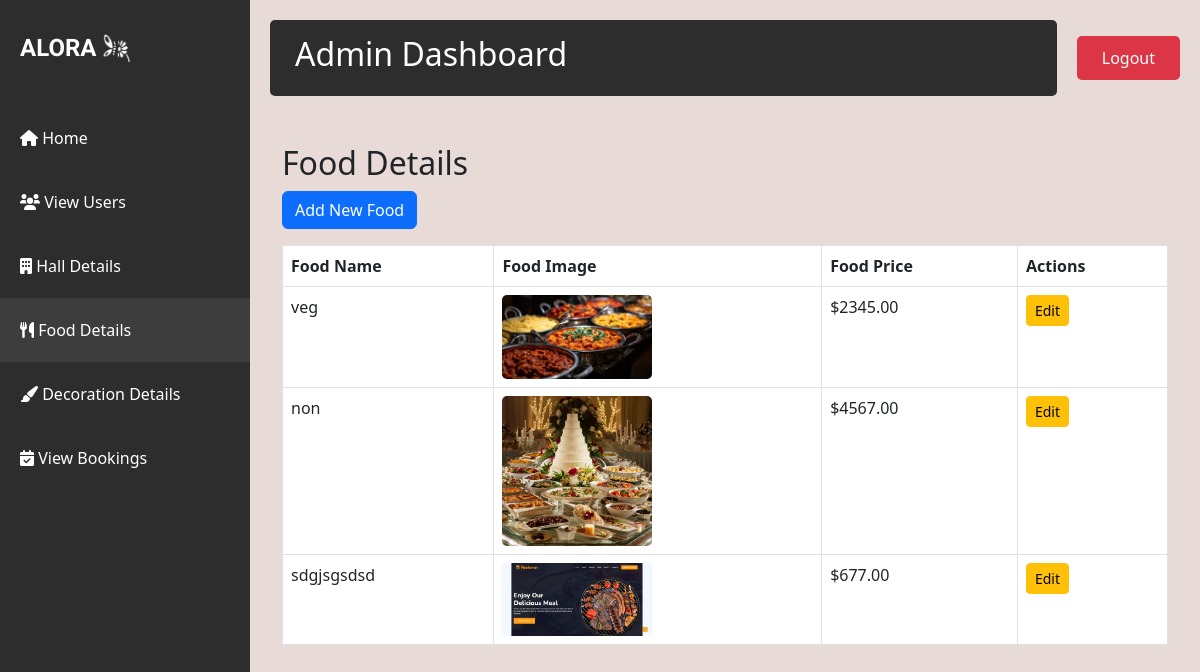
The app's page /food_details/ (signed in), older data.
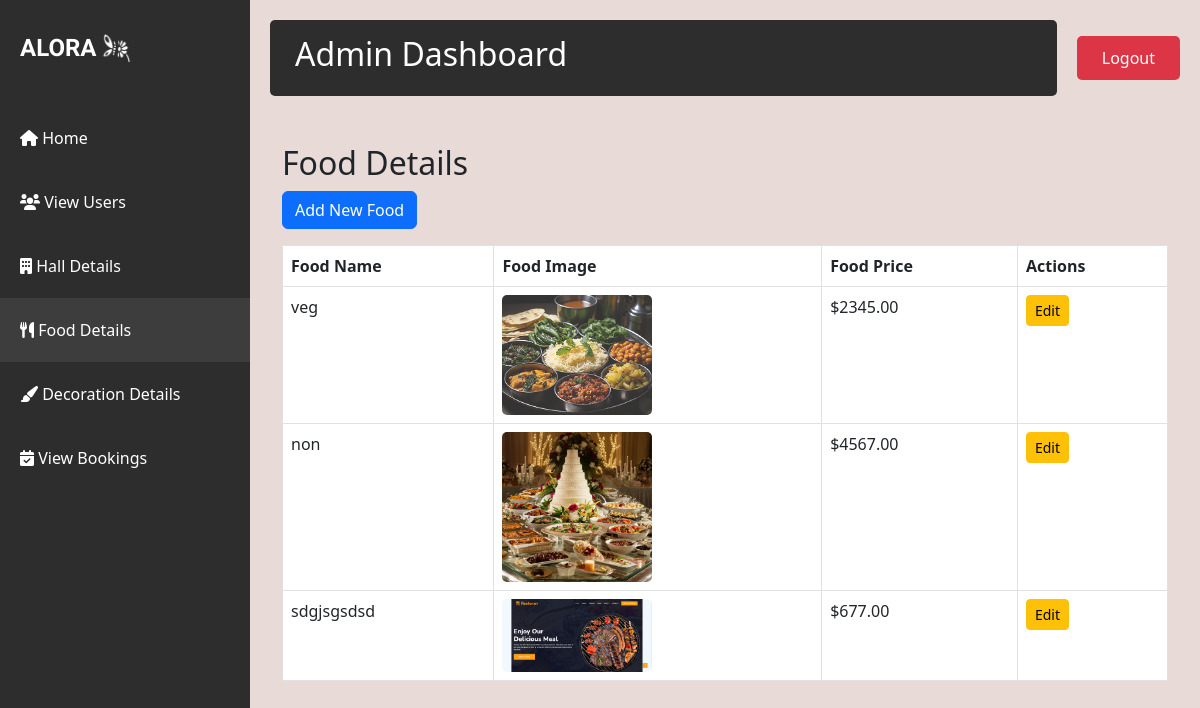
The same page, newer data.
### app/models.py (models this page shows)
class Food(models.Model):
    food_name=models.CharField(max_length=100,null=True)
    food_image=models.ImageField(upload_to='images/')
    food_price=models.DecimalField(max_digits=10,decimal_places=2)

### app/views.py (the view)
# urls.py: path('food_details/',views.food_details,name='food_details'),
@login_required(login_url='login')
def food_details(request):
    foods=Food.objects.all()
    return render(request,'food_details.html',{'foods':foods})

### templates/food_details.html (shortened to what this page needs)
<!DOCTYPE html>
<html lang="en">
<head>
    {% load static %}
    <link href="https://cdn.jsdelivr.net/npm/bootstrap@5.3.0/dist/css/bootstrap.min.css" rel="stylesheet">
    <link rel="stylesheet" href="https://cdnjs.cloudflare.com/ajax/libs/font-awesome/6.0.0-beta3/css/all.min.css">
</head>
<body>
    <div class="sidebar">
        <div class="logo-container">
            <div class="logo">ALORA</div>
            <img src="{% static 'alora_icon.png' %}" alt="Light Bulb" class="logo-image">
        </div>
        <nav class="nav flex-column">
            <a class="nav-link" href="{% url 'admin_dash' %}">
                <i class="fas fa-home"></i> Home
            </a>
            <a class="nav-link" href="{% url 'view_users' %}">
                <i class="fas fa-users"></i> View Users
            </a>
            <a class="nav-link" href="{% url 'hall_details' %}">
                <i class="fas fa-building"></i> Hall Details
            </a>
            <a class="nav-link active" href="{% url 'food_details' %}">
                <i class="fas fa-utensils"></i> Food Details
            </a>
            <a class="nav-link" href="{% url 'decoration_details' %}">
                <i class="fas fa-paint-brush"></i> Decoration Details
            </a>
            <a class="nav-link" href="{% url 'admin_view_booking' %}">
                <i class="fas fa-calendar-check"></i> View Bookings
            </a>
        </nav>
    </div>
    <div class="main-content">
        <div class="top-nav">
            <div class="welcome-section">
                <h2>Admin Dashboard</h2>
            </div>
            <a href="{% url 'logout' %}" class="logout-btn">Logout</a>
        </div>
        <div class="container mt-5">
            <h2>Food Details</h2>
            <a href="{% url 'add_food' %}" class="btn btn-primary mb-3">Add New Food</a>
            <table class="table table-bordered">
                <thead>
                    <tr>
                        <th>Food Name</th>
                        <th>Food Image</th>
                        <th>Food Price</th>
                        <th>Actions</th>
                    </tr>
                </thead>
                <tbody>
                    {% for food in foods %}
                    <tr>
                        <td>{{ food.food_name }}</td>
                        <td><img src="{{ food.food_image.url }}" alt="{{ food.food_name }}" class="food-image"></td>
                        <td>${{ food.food_price }}</td>
                        <td>
                            <a href="{% url 'update_food' food.id %}" class="btn btn-sm btn-warning">Edit</a>
                        </td>
                    </tr>
                    {% endfor %}
                </tbody>
            </table>
        </div>
    </div>
</body>
</html>

### templates/food_details.html (style rules this page uses)
body { background-color: #e8dad6; min-height: 100vh; }
.sidebar { background-color: #2d2d2d; color: white; min-height: 100vh; padding-top: 20px; position: fixed; width: 250px; transition: all 0.3s; }
.logo-container { display: flex; align-items: center; justify-content: flex-start; padding: 10px 20px; margin-bottom: 30px; }
.logo { font-family: 'Irish Grover'; font-size: 24px; font-weight: bold; }
.logo-image { width: 30px; height: 30px; margin-left: 5px; }
.nav-link { color: #ffffff; padding: 20px 20px; transition: all 0.3s; font-size: 16px; }
.nav-link.active { background-color: #3d3d3d; }
.main-content { margin-left: 250px; padding: 20px; transition: all 0.3s; }
.top-nav { display: flex; justify-content: space-between; align-items: center; margin-bottom: 30px; }
.welcome-section { background-color: #2d2d2d; color: white; padding: 15px 25px; border-radius: 5px; flex-grow: 1; margin-right: 20px; }
.logout-btn { background-color: #dc3545; color: white; border: none; padding: 10px 25px; border-radius: 5px; text-decoration: none; transition: background-color 0.3s; }
.food-image { width: 150px; height: auto; border-radius: 5px; }

Row changes from the older to the newer data that the page shows:
changed Food "veg": food_image: a different picture
